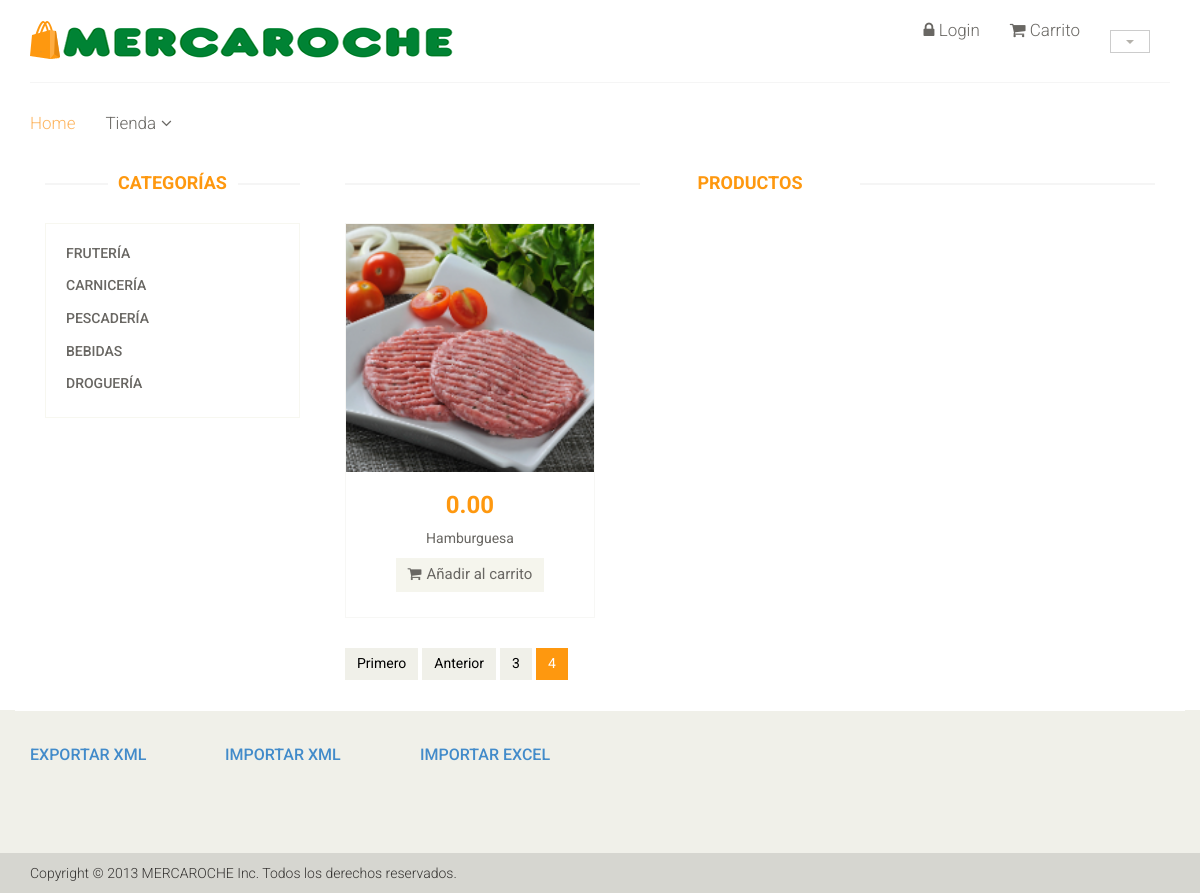
The app's page /index.php/categoria/mostrar/2/9 with its own data.
### tables this page shows
CREATE TABLE IF NOT EXISTS `categoria` (
  `idCat` int(11) NOT NULL,
  `codCat` varchar(45) DEFAULT NULL,
  `nombreCat` varchar(50) DEFAULT NULL,
  `descripcionCat` text,
  `anuncioCat` text,
  `se_muestra` tinyint(1) DEFAULT NULL
);

CREATE TABLE IF NOT EXISTS `producto` (
  `idPro` int(11) NOT NULL,
  `Categoria_idCat` int(11) NOT NULL,
  `CodPro` varchar(45) DEFAULT NULL,
  `nombrePro` varchar(50) DEFAULT NULL,
  `precio` decimal(5,2) DEFAULT NULL,
  `descuento` decimal(5,2) DEFAULT NULL,
  `imagen` varchar(256) DEFAULT NULL,
  `iva` decimal(5,2) DEFAULT NULL,
  `descripcionPro` text,
  `anuncioPro` text,
  `stock` int(11) DEFAULT NULL,
  `seleccionado` tinyint(1) DEFAULT NULL,
  `fec_ini` date DEFAULT NULL,
  `fec_fin` date DEFAULT NULL,
  `destacado` tinyint(1) DEFAULT NULL,
  `se_muestra` tinyint(1) DEFAULT NULL
);

### index.php (called while the page is built, shortened)
<?php
require_once BASEPATH.'core/CodeIgniter.php';

### application/models/productos.php (called while the page is built, shortened)
<?php
class productos extends CI_Model {
    public function ProductosDe($categoria, $page, $per_page)
    {
        $qr = $this->db->get_where('producto', array('Categoria_idCat'=>$categoria, 'se_muestra'=>1), $per_page,$page);
        return $qr->result_array();
    }
    public function num_filas($categoria)
    {
        return $this->db->get_where('producto', array('Categoria_idCat'=>$categoria, 'se_muestra'=>1))->num_rows();
    }
    public function Categorias()
    {
        $qr = $this->db->query('select * from categoria '
                . 'where se_muestra=1;');
        return $qr->result_array();
    }
}

### application/config/config.php (called while the page is built, shortened)
<?php
$config['base_url'] = 'http://localhost/prac2/';
$config['index_page'] = 'index.php';
$config['uri_protocol']	= 'REQUEST_URI';
$config['url_suffix'] = '';
$config['language']	= 'english';
$config['charset'] = 'UTF-8';
$config['enable_hooks'] = FALSE;
$config['subclass_prefix'] = 'MY_';
$config['composer_autoload'] ='./vendor/autoload.php';
$config['permitted_uri_chars'] = 'a-z 0-9~%.:_\-';
$config['allow_get_array'] = TRUE;
$config['enable_query_strings'] = FALSE;
$config['controller_trigger'] = 'c';
$config['function_trigger'] = 'm';
$config['directory_trigger'] = 'd';
$config['log_threshold'] = 0;
$config['log_path'] = '';
$config['log_file_extension'] = '';
$config['log_file_permissions'] = 0644;
$config['log_date_format'] = 'Y-m-d H:i:s';
$config['error_views_path'] = '';
$config['cache_path'] = '';
$config['cache_query_string'] = FALSE;
$config['encryption_key'] = 'edsdfasdf';
$config['sess_driver'] = 'files';
$config['sess_cookie_name'] = 'ci_session';
$config['sess_expiration'] = 7200;
$config['sess_save_path'] = NULL;
$config['sess_match_ip'] = FALSE;
$config['sess_time_to_update'] = 300;
$config['sess_regenerate_destroy'] = FALSE;
$config['cookie_prefix']	= '';
$config['cookie_domain']	= '';
$config['cookie_path']		= '/';
$config['cookie_secure']	= FALSE;
$config['cookie_httponly'] 	= FALSE;
$config['standardize_newlines'] = FALSE;
$config['global_xss_filtering'] = FALSE;
$config['csrf_protection'] = FALSE;
$config['csrf_token_name'] = 'csrf_test_name';
$config['csrf_cookie_name'] = 'csrf_cookie_name';
$config['csrf_expire'] = 7200;
$config['csrf_regenerate'] = TRUE;
$config['csrf_exclude_uris'] = array();
$config['compress_output'] = FALSE;
$config['time_reference'] = 'local';
$config['rewrite_short_tags'] = FALSE;
$config['proxy_ips'] = '';

### application/views/category.php (the view)
 <div class="container">
     <div class="row"></div><div class="col-sm-3">
                    <div class="left-sidebar">
                        <h2>Categorías</h2>
                        <div class="panel-group category-products" id="accordian">
<?php foreach ($cat as $categoria) { ?>
                            <div class="panel panel-default">
                                <div class="panel-heading">
                                    <h4 class="panel-title"> <?php echo anchor('Categoria/mostrar/'.$categoria['idCat'], $categoria['nombreCat']) ?></h4>
                                </div>
</div> <?php }?>
                        </div>
                    </div>
                </div>

### application/views/shop.php (shortened to what this page needs)
<section>
    <div class="col-sm-9 padding-right">
        <div class="features_items">
            <h2 class="title text-center">PRODUCTOS</h2>
            <?php foreach ($pro as $producto) { ?>
                <div class="col-sm-4">
                    <div class="product-image-wrapper">
                        <div class="single-products">
                            <div class="productinfo text-center">
                                <?php echo anchor('detalle/index/' . $producto['idPro'], '
                                <img class="img-responsive"  src= "' . base_url() . 'assets/img/' . $producto['imagen'] . '"/>') ?>
                                <h2><?= number_format($producto['precio'] * (float) $_SESSION['tarifa'], 2, '.', '') . ' ' . $_SESSION['moneda'] ?></h2>
                                <p><?= $producto['nombrePro'] ?></p>
                                <?php if ($producto['stock'] > 0) { ?>
                                    <a href="<?= base_url() ?>index.php/Cart/guardar/<?= $producto['idPro'] ?>"
                                       class="btn btn-default add-to-cart">
                                        <i class="fa fa-shopping-cart"></i>Añadir al carrito</a>
                                    <?php
                                    } else {
                                        echo 'No disponible';
                                    }
                                    ?>
                            </div>
                        </div>
                    </div>
                </div>
<?php } ?>
        </div><?= $paginacion ?>
    </div>
</div>

### application/views/plantilla.php (shortened to what this page needs)
<!DOCTYPE html>
<html lang="en">
    <head>
        <link href="<?= base_url() . 'assets/' ?>css/bootstrap.min.css" rel="stylesheet">
        <link href="<?= base_url() . 'assets/' ?>css/font-awesome.min.css" rel="stylesheet">
        <link href="<?= base_url() . 'assets/' ?>css/prettyPhoto.css" rel="stylesheet">
        <link href="<?= base_url() . 'assets/' ?>css/price-range.css" rel="stylesheet">
        <link href="<?= base_url() . 'assets/' ?>css/animate.css" rel="stylesheet">
        <link href="<?= base_url() . 'assets/' ?>css/main.css" rel="stylesheet">
        <link href="<?= base_url() . 'assets/' ?>css/responsive.css" rel="stylesheet">
    </head>
    <body>
        <header id="header">
            <div class="header-middle">
                <div class="container">
                    <div class="row">
                        <div class="col-sm-4">
                            <div class="logo pull-left">
                                <a href="<?= base_url() ?>"><img src="<?= base_url() . 'assets/' ?>images/home/logo.png" alt="" /></a>
                            </div>
                        </div>
                        <div class="col-sm-8">
                            <div class="btn-group pull-right">
                                <div class="btn-group">
                                    <button type="button" class="btn btn-default dropdown-toggle usa" data-toggle="dropdown">
                                        <span class="caret"></span>
                                    </button>
                                </div>
                            </div>
                            <div class="mainmenu pull-right">
                                <ul class="nav navbar-nav collapse navbar-collapse">
                                    <?php if (isset($_SESSION['user'])) { ?>
                                        <li>Hola, <?php echo $_SESSION['nombreUser'] ?>!</li>
                                        <li class="dropdown">
                                            <a href="#"><i class="fa fa-user"></i>  Cuenta<i class="fa fa-angle-down"></i></a>
                                            <ul role="menu" class="sub-menu">
                                                <li><?php echo anchor("Login/datosUser", "Datos") ?></li>
                                                <li><?php echo anchor('Pedidos/MostrarPedidos', 'Pedidos') ?></li>
                                                <li><?php echo anchor('Login/CerrarSesion', 'Cerrar Sesión') ?></li>
                                            </ul></li><?php } else { ?>
                                        <li><?php echo anchor('Login/index', '<i class="fa fa-lock"></i>  Login') ?></li>
                                    <?php }
                                    ?>
                                    <li><?php echo anchor('Cart/muestraCart', '<i class="fa fa-shopping-cart"></i>  Carrito') ?></li>
                                </ul>
                            </div>
                        </div>
                    </div>
                </div>
            </div>
            <div class="header-bottom">
                <div class="container">
                    <div class="row">
                        <div class="col-sm-9">
                            <div class="mainmenu pull-left">
                                <ul class="nav navbar-nav collapse navbar-collapse">
                                    <li><a href="<?= base_url() ?>" class="active">Home</a></li>
                                    <li class="dropdown">
                                        <a href="#">Tienda<i class="fa fa-angle-down"></i></a>
                                    </li>
                                </ul>
                            </div>
                        </div>
                    </div>
                </div>
            </div>
        </header>
        <?php
        foreach ($cuerpo as $cue) {
            echo $cue;
        }
        ?>
        <footer id="footer">
            <div class="footer-widget">
                <div class="container">
                    <div class="row">
                        <div class="col-sm-2">
                            <div class="single-widget">
                                <h2><a href="<?= base_url() . 'index.php/ExportarXML/exportar' ?>">Exportar XML</a></h2>
                            </div>
                        </div>
                        <div class="col-sm-2">
                            <div class="single-widget">
                                <h2><a href="<?= base_url() . 'index.php/ImportarXML' ?>">Importar XML</a></h2>
                            </div>
                        </div>
                         <div class="col-sm-2">
                            <div class="single-widget">
                                <h2><a href="<?= base_url() . 'index.php/importarExcel' ?>">Importar Excel</a></h2>
                            </div>
                        </div>
                    </div>
                </div>
            </div>
            <div class="footer-bottom">
                <div class="container">
                    <div class="row">
                        <p class="pull-center">Copyright © 2013 MERCAROCHE Inc. Todos los derechos reservados.</p>
                    </div>
                </div>
            </div>
        </footer>
    </body>
</html>

### assets/css/main.css (style rules this page uses)
body { font-family: 'Roboto', sans-serif; background:; position: relative; font-weight:400px; }
ul li { list-style: none; }
a { -webkit-transition: 300ms; -moz-transition: 300ms; -o-transition: 300ms; transition: 300ms; }
h1, h2, h3, h4, h5, h6 { font-family: 'Roboto', sans-serif; }
.header-middle .container .row { border-bottom: 1px solid #f5f5f5; margin-left: 0; margin-right: 0; padding-bottom: 20px; padding-top: 20px; }
.header-middle .container .row .col-sm-4 { padding-left: 0; }
.header-middle .container .row .col-sm-8 { padding-right:0; }
.usa { border-radius: 0; color: #B4B1AB; font-size: 12px; margin-right: 20px; padding: 2px 15px; margin-top: 10px; }
.header-bottom { padding-bottom: 30px; padding-top: 30px; }
.navbar-collapse.collapse { padding-left: 0; }
.mainmenu ul li { padding-right: 15px; padding-left: 15px; }
.mainmenu ul li:first-child { padding-left: 0px; }
.mainmenu ul li a { color: #696763; font-family: 'Roboto', sans-serif; font-size: 17px; font-weight: 300; padding: 0; padding-bottom: 10px; }
.mainmenu ul li a:hover, .mainmenu ul li a.active, .shop-menu ul li a.active { background:none; color:#fdb45e; }
.fa-angle-down { padding-left: 5px; }
#footer { background: #F0F0E9; }
.footer-widget { margin-bottom: 68px; }
.footer-widget .container { border-top: 1px solid #FFFFFF; padding-top: 15px; }
.single-widget h2 { color: #666663; font-family: 'Roboto', sans-serif; font-size: 16px; font-weight: 500; margin-bottom: 22px; text-transform: uppercase; }
.footer-bottom { background: #D6D6D0; padding-top: 10px; }
.footer-bottom p { color: #363432; font-family: 'Roboto', sans-serif; font-weight: 300; margin-left: 15px; }
.category-products { border: 1px solid #F7F7F0; margin-bottom: 35px; padding-bottom: 20px; padding-top: 15px; }
.left-sidebar h2, .brands_products h2 { color: #FE980F; font-family: 'Roboto', sans-serif; font-size: 18px; font-weight: 700; margin: 0 auto 30px; text-align: center; text-transform: uppercase; position: relative; z-index:3; }
.left-sidebar h2:after, h2.title:after { content: " "; position: absolute; border: 1px solid #f5f5f5; bottom:8px; left: 0; width: 100%; height: 0; z-index: -2; }
.left-sidebar h2:before { content: " "; position: absolute; background: #fff; bottom: -6px; width: 130px; height: 30px; z-index: -1; left: 50%; margin-left: -65px; }
h2.title:before { content: " "; position: absolute; background: #fff; bottom: -6px; width: 220px; height: 30px; z-index: -1; left: 50%; margin-left: -110px; }
.category-products .panel { background-color: #FFFFFF; border: 0px; border-radius: 0px; box-shadow:none; margin-bottom: 0px; }
.category-products .panel-default .panel-heading { background-color: #FFFFFF; border: 0 none; color: #FFFFFF; padding: 5px 20px; }
.category-products .panel-default .panel-heading .panel-title a { color: #696763; font-family: 'Roboto', sans-serif; font-size: 14px; text-decoration: none; text-transform: uppercase; }
.padding-right { padding-right: 0; }
.features_items { overflow:hidden; }
h2.title { color: #FE980F; font-family: 'Roboto', sans-serif; font-size: 18px; font-weight: 700; margin: 0 15px; text-transform: uppercase; margin-bottom: 30px; position: relative; }
.product-image-wrapper { border:1px solid #F7F7F5; overflow: hidden; margin-bottom:30px; }
.single-products { position: relative; }
.productinfo h2 { color: #FE980F; font-family: 'Roboto', sans-serif; font-size: 24px; font-weight: 700; }
.productinfo p { font-family: 'Roboto', sans-serif; font-size: 14px; font-weight: 400; color: #696763; }
.productinfo img { width: 100%; }
.productinfo { position:relative; }
.add-to-cart { background:#F5F5ED; border: 0 none; border-radius: 0; color: #696763; font-family: 'Roboto', sans-serif; font-size: 15px; margin-bottom: 25px; }
.add-to-cart i { margin-right:5px; }
.pagination li:first-child a, .pagination li:first-child span { border-bottom-left-radius: 0; border-top-left-radius: 0; margin-left: 0; }
.pagination li a, .pagination li span { background-color: #f0f0e9; border: 0; float: left; line-height: 1.42857; margin-left: -1px; padding: 6px 12px; position: relative; text-decoration: none; margin-right: 5px; color:#000; }

### records on screen
categoria: idCat+nombreCat "FRUTERÍA"
categoria: idCat+nombreCat "CARNICERÍA"
categoria: idCat+nombreCat "PESCADERÍA"
categoria: idCat+nombreCat "BEBIDAS"
categoria: idCat+nombreCat "DROGUERÍA"
producto: idPro+imagen (picture), $producto['precio']*(float)$_SESSION['tarifa'] "0.00", nombrePro "Hamburguesa"

### other values on screen
anchor('Login/index', '<i class="fa fa-lock"></i>  Login') "Login"
